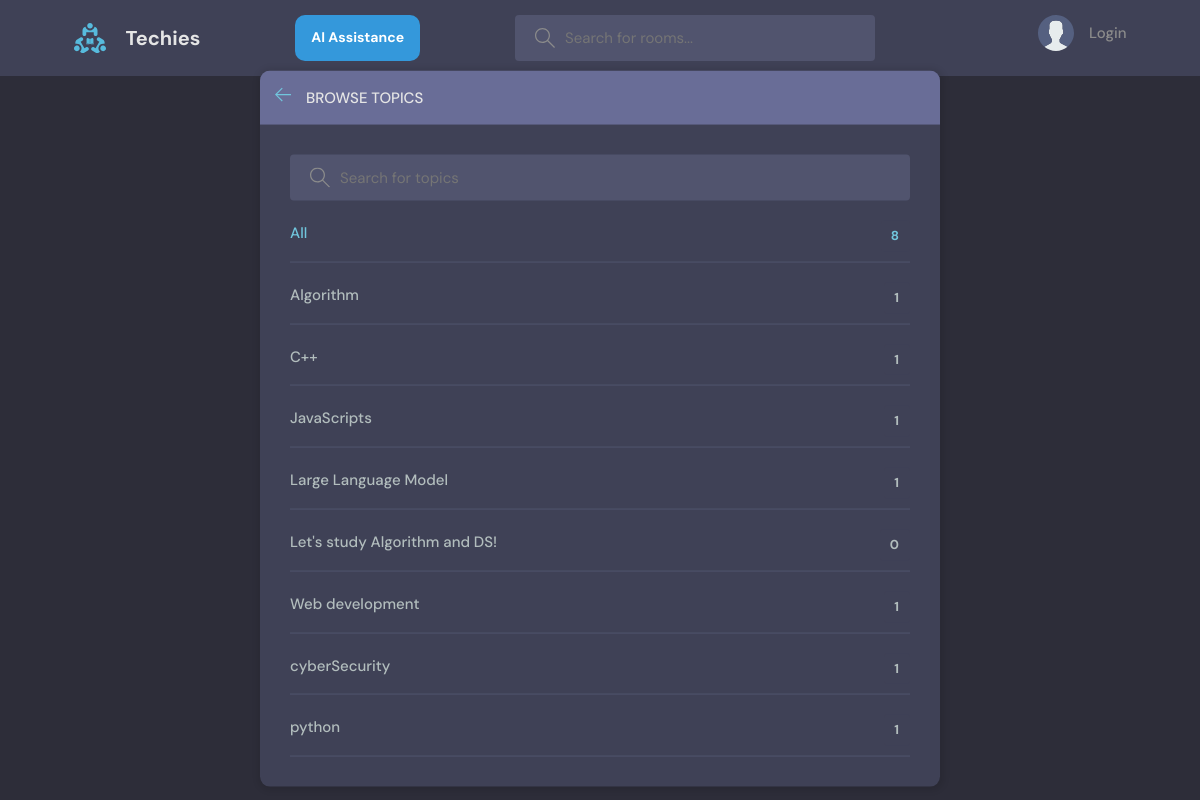
Page /topics/ on the committed database.
### base/models.py (models this page shows, shortened)
class Topic(models.Model):
    name = models.CharField(max_length=200)

### base/views.py (the view)
# urls.py: path('topics/', views.topicPage, name="topics"),
def topicPage(request):
    q = request.GET.get('q') if request.GET.get('q') != None else ''
    topics = Topic.objects.filter(name__icontains=q).order_by('name')
    return render(request, 'base/topics.html', {'topics':topics})

### base/templates/base/topics.html (shortened to what this page needs)
{% extends 'main.html' %}
{% block content %}
    <main class="create-room layout">
      <div class="container">
        <div class="layout__box">
          <div class="layout__boxHeader">
            <div class="layout__boxTitle">
              <a href="{% url 'home' %}">
                <svg version="1.1" xmlns="http://www.w3.org/2000/svg" width="32" height="32" viewBox="0 0 32 32">
                  <title>arrow-left</title>
                  <path
                    d="M13.723 2.286l-13.723 13.714 13.719 13.714 1.616-1.611-10.96-10.96h27.625v-2.286h-27.625l10.965-10.965-1.616-1.607z"
                  ></path>
                </svg>
              </a>
              <h3>Browse Topics</h3>
            </div>
          </div>
          <div class="topics-page layout__body">
            <form action="" method="GET" class="header__search">
              <label>
                <input name='q' placeholder="Search for topics" />
              </label>
            </form>
            <ul class="topics__list">
              <li>
                <a href="{% url 'topics' %}" class="active">All <span>{{topics.count}}</span></a>
              </li>
              {% for topic in topics %}
              <li>
                <a href="{% url 'home' %}?q={{topic.name}}">{{ topic.name }} <span>{{topic.room_set.all.count}}</span></a>
              </li>
              {% endfor %}
            </ul>
          </div>
        </div>
      </div>
    </main>
    {% endblock content %}

### static/styles/style.css (style rules this page uses)
:root { --color-main: #71c6dd; --color-main-light: #e1f6fb; --color-dark: #3f4156; --color-dark-medium: #51546e; --color-dark-light: #696d97; --color-light: #e5e5e5; --color-gray: #8b8b8b; --color-light-gray: #b2bdbd; --color-bg: #2d2d39; --color-success: #5dd693; --color-error: #fc4b0b; }
* { font-family: "DM Sans", -apple-system, BlinkMacSystemFont, "Segoe UI", Roboto, Oxygen, Ubuntu, Cantarell, "Open Sans", "Helvetica Neue", sans-serif; margin: 0; padding: 0; box-sizing: border-box; text-rendering: optimizeLegibility; font-size: inherit; }
html { font-size: 56.25%; }
@media only screen and (min-width: 1200px) { html { font-size: 62.5%; } }
body { line-height: 1.6; font-weight: 400; font-size: 1.5rem; color: var(--color-light-gray); background-color: var(--color-bg); min-height: 100vh; }
a { display: inline-block; color: var(--color-main); text-decoration: none; }
.container { max-width: 120rem; width: 90%; margin: auto; }
.header__search > label { background-color: var(--color-dark-medium); padding: 1.3rem 1rem; display: flex; align-items: center; gap: 1rem; border-radius: 4px; }
.header__search svg { fill: var(--color-gray); width: 2rem; height: 2rem; margin-left: 1rem; }
.header__search input { width: 30rem; background: transparent; border: none; outline: none; color: var(--color-light); }
.layout { margin-top: 2.4rem; }
.layout > .container { display: flex; justify-content: space-between; align-items: flex-start; }
.layout__box { width: 90%; max-width: 48rem; min-height: 40rem; position: absolute; top: 50%; left: 50%; transform: translate(-50%, -46%); background-color: var(--color-dark); border-radius: 1rem; box-shadow: 1px 1px 6px 3px rgba(0, 0, 0, 0.1); overflow: hidden; }
.layout__boxHeader { display: flex; padding: 1.5rem; background-color: var(--color-dark-light); }
.layout__boxTitle { display: flex; gap: 1.5rem; align-items: center; }
.layout__boxTitle h3 { text-transform: uppercase; font-weight: 500; color: var(--color-light); }
.layout__boxTitle svg { width: 1.6rem; height: 1.6rem; fill: var(--color-main); }
.layout__body { margin: 3rem; }
.topics__list { list-style: none; }
.topics__list li a { display: flex; justify-content: space-between; margin-bottom: 3rem; font-weight: 500; color: var(--color-light-gray); transition: all 0.3s ease-in-out; }
.topics__list li a.active, .topics__list li a:hover { color: var(--color-main); }
.topics__list li a span { padding: 0.5rem 1rem; background-color: var(--color-dark); border-radius: 3px; font-size: 1.3rem; font-weight: 700; letter-spacing: 1px; }
.topics-page .topics__list li:not(:last-child) a { margin: 2rem 0; padding-bottom: 1rem; text-decoration: none; border-bottom: 1px solid var(--color-dark-medium); }
.topics-page .header__search { display: block; }
.create-room.layout .layout__box { max-width: 68rem; }

### rows in the picture
Topic: name "Algorithm", room_set.all.count "1"
Topic: name "C++", room_set.all.count "1"
Topic: name "JavaScripts", room_set.all.count "1"
Topic: name "Large Language Model", room_set.all.count "1"
Topic: name "Let's study Algorithm and DS!", room_set.all.count "0"
Topic: name "Web development", room_set.all.count "1"
Topic: name "cyberSecurity", room_set.all.count "1"
Topic: name "python", room_set.all.count "1"

### other values in the picture
{{ topics.count }} "8"
